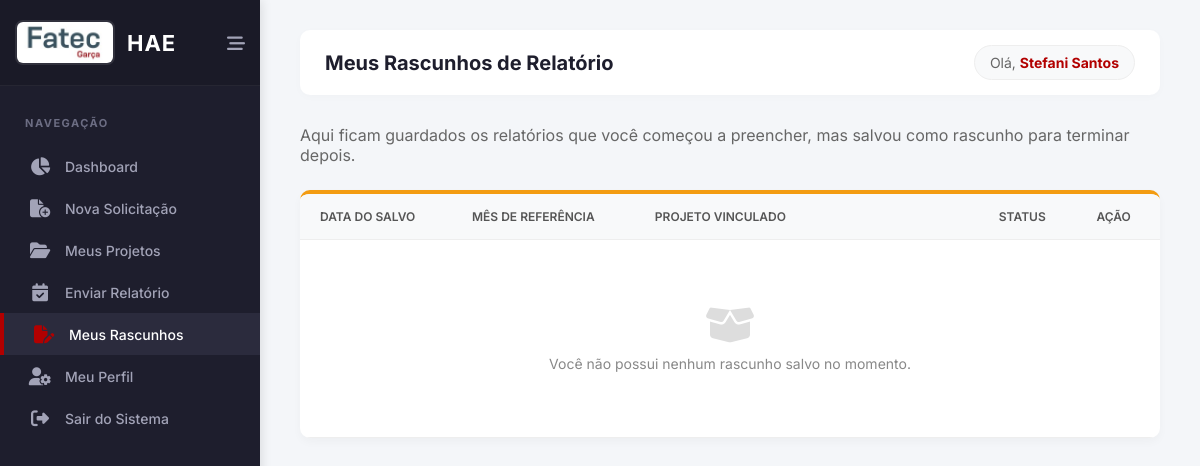
The app's page /meus_rascunhos.php (signed in), older data.
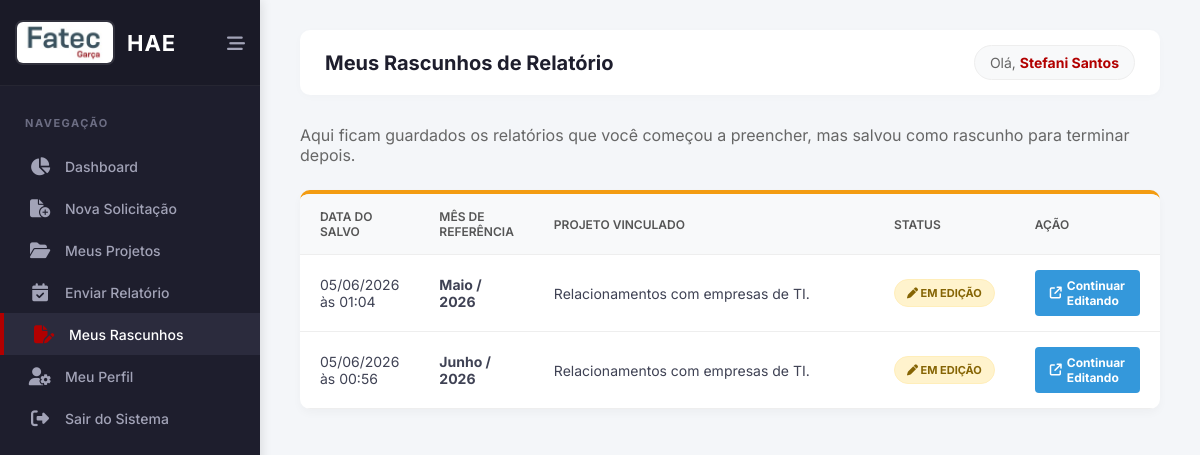
The same page, newer data.
### tables this page shows
CREATE TABLE `relatorios_hae` (
  `id` int(11) NOT NULL,
  `solicitacao_id` int(11) NOT NULL,
  `mes_referencia` int(11) NOT NULL,
  `ano_referencia` int(11) NOT NULL,
  `acoes_realizadas` text NOT NULL,
  `status` enum('Rascunho','Publicado') DEFAULT 'Rascunho',
  `data_envio` timestamp NOT NULL DEFAULT current_timestamp()
);

CREATE TABLE `solicitacoes_hae` (
  `id` int(11) NOT NULL,
  `professor_id` int(11) NOT NULL,
  `coordenador_alvo_id` int(11) DEFAULT NULL,
  `coordenador_indicado_id` int(11) DEFAULT NULL,
  `coordenador_id` int(11) DEFAULT NULL,
  `diretor_id` int(11) DEFAULT NULL,
  `parecer_coordenador` text DEFAULT NULL,
  `data_aprovacao_coordenador` date DEFAULT NULL,
  `data_parecer_coordenador` date DEFAULT NULL,
  `semestre` varchar(10) NOT NULL,
  `quantidade_horas` int(11) NOT NULL,
  `horas_aprovadas` int(11) DEFAULT NULL,
  `titulo_projeto` varchar(150) NOT NULL,
  `projeto_anterior` tinyint(1) DEFAULT 0,
  `nome_projeto_anterior` varchar(150) DEFAULT NULL,
  `objetivos_escola` text DEFAULT NULL,
  `horas_aula` int(11) NOT NULL,
  `horas_atividade` int(11) NOT NULL,
  `horas_especificas` int(11) NOT NULL,
  `total_semanal` int(11) NOT NULL,
  `total_mensal` int(11) NOT NULL,
  `categoria` varchar(255) NOT NULL,
  `justificativa` text NOT NULL,
  `objetivo` text NOT NULL,
  `metodologia` text NOT NULL,
  `envolvidos` text NOT NULL,
  `recursos_necessarios` set('Financeiro','Físico','Humano') NOT NULL,
  `detalhamento_recursos` text DEFAULT NULL,
  `cronograma` text NOT NULL,
  `resultados_esperados` text NOT NULL,
  `status_aprovacao` enum('Pendente','Aprovado','Rejeitado') DEFAULT 'Pendente',
  `status_coordenador` varchar(20) DEFAULT 'Pendente',
  `status_diretor` varchar(20) DEFAULT 'Pendente',
  `parecer_diretor` text DEFAULT NULL,
  `data_aprovacao_diretor` date DEFAULT NULL,
  `assinatura_coordenador` varchar(255) DEFAULT NULL,
  `assinatura_diretor` varchar(255) DEFAULT NULL,
  `data_criacao` timestamp NOT NULL DEFAULT current_timestamp()
);

### meus_rascunhos.php (the view, shortened to what the changed rows need)
<?php
require 'config/conexao.php';
$usuario_id = $_SESSION['usuario_id'];
$meses = [1=>'Janeiro', 2=>'Fevereiro', 3=>'Março', 4=>'Abril', 5=>'Maio', 6=>'Junho', 7=>'Julho', 8=>'Agosto', 9=>'Setembro', 10=>'Outubro', 11=>'Novembro', 12=>'Dezembro'];
$sql = "SELECT r.*, s.titulo_projeto
        FROM relatorios_hae r
        JOIN solicitacoes_hae s ON r.solicitacao_id = s.id
        WHERE s.professor_id = ? AND r.status = 'Rascunho'
        ORDER BY r.data_envio DESC";
$stmt = $pdo->prepare($sql);
$stmt->execute([$usuario_id]);
$rascunhos = $stmt->fetchAll(PDO::FETCH_ASSOC);
?>
<!DOCTYPE html>
<html lang="pt-BR">
<head>
    <link rel="stylesheet" href="assets/css/painel.css">
    <link rel="stylesheet" href="https://cdnjs.cloudflare.com/ajax/libs/font-awesome/6.4.0/css/all.min.css">
</head>
<body>
<aside class="sidebar" id="sidebar">
        <div class="sidebar-header">
            <a href="painel.php" class="brand">
                <h2 class="brand-text">HAE</h2>
            </a>
        </div>
    </aside>
    <main class="main-content">
        <header class="header">
            <div class="header-top">
                <h1>Meus Rascunhos de Relatório</h1>
            </div>
        </header>
        <div class="card-table">
            <div style="overflow-x: auto;">
                <table>
                    <thead>
                        <tr>
                            <th>Data do Salvo</th>
                            <th>Mês de Referência</th>
                            <th style="width: 40%;">Projeto Vinculado</th>
                            <th>Status</th>
                            <th>Ação</th>
                        </tr>
                    </thead>
                    <tbody>
                        <?php if (count($rascunhos) > 0): ?>
                            <?php foreach ($rascunhos as $r): ?>
                                <tr>
                                    <td><?php echo date('d/m/Y \à\s H:i', strtotime($r['data_envio'])); ?></td>
                                    <td><strong><?php echo $meses[$r['mes_referencia']] . ' / ' . $r['ano_referencia']; ?></strong></td>
                                    <td><?php echo htmlspecialchars($r['titulo_projeto']); ?></td>
                                    <td><span class="badge badge-rascunho"><i class="fa-solid fa-pen"></i> Em Edição</span></td>
                                    <td>
                                        <a href="enviar_relatorio.php?id=<?php echo $r['id']; ?>" class="btn-action">
                                            <i class="fa-solid fa-arrow-up-right-from-square"></i> Continuar Editando
                                        </a>
                                    </td>
                                </tr>
                            <?php endforeach; ?>
                        <?php else: ?>
                            <tr>
                                <td colspan="5">
                                    <div class="info-vazio">
                                        <i class="fa-solid fa-box-open"></i>
                                        Você não possui nenhum rascunho salvo no momento.
                                    </div>
                                </td>
                            </tr>
                        <?php endif; ?>
                    </tbody>
                </table>
            </div>
        </div>
    </main>
</body>
</html>

Row changes from the older to the newer data that the page shows:
added relatorios_hae: data_envio "05/06/2026 às 01:04", mes_referencia "Maio", ano_referencia "2026", solicitacao.titulo_projeto "Relacionamentos com empresas de TI."
added relatorios_hae: data_envio "05/06/2026 às 00:56", mes_referencia "Junho", ano_referencia "2026", solicitacao.titulo_projeto "Relacionamentos com empresas de TI."
Text that changed along with them:
text no longer shown: "Você não possui nenhum rascunho salvo no momento."
